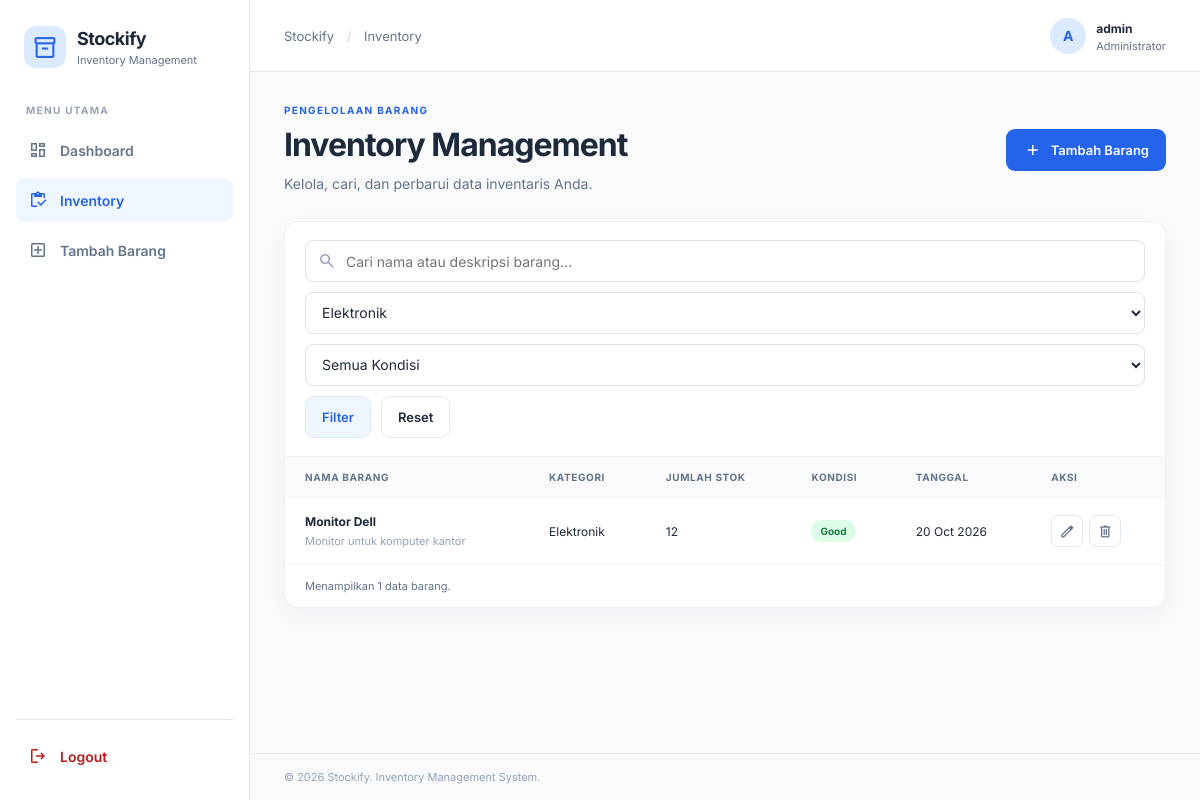
/barang.php?category=Elektronik (signed in), run on the app's committed database.
### tables this page shows
CREATE TABLE IF NOT EXISTS items (
    id INT UNSIGNED AUTO_INCREMENT PRIMARY KEY,
    item_name VARCHAR(150) NOT NULL,
    category VARCHAR(100) NOT NULL,
    quantity INT UNSIGNED NOT NULL DEFAULT 0,
    condition_status ENUM('Good', 'Needs Repair', 'Damaged') NOT NULL DEFAULT 'Good',
    description TEXT NULL,
    created_at TIMESTAMP DEFAULT CURRENT_TIMESTAMP,
    updated_at TIMESTAMP DEFAULT CURRENT_TIMESTAMP ON UPDATE CURRENT_TIMESTAMP
);

### barang.php (the view, shortened to what this page needs)
<?php
require_once 'config/database.php';
$search = trim($_GET['q'] ?? '');
$category = trim($_GET['category'] ?? '');
$sql = 'SELECT * FROM items WHERE 1=1';
$params = [];
if ($category !== '') { $sql .= ' AND category = ?'; $params[] = $category; }
$sql .= ' ORDER BY created_at DESC, id DESC';
$stmt = $pdo->prepare($sql);
$stmt->execute($params);
$items = $stmt->fetchAll();
$categories = $pdo->query("SELECT DISTINCT category FROM items WHERE category <> '' ORDER BY category")->fetchAll(PDO::FETCH_COLUMN);
require 'includes/header.php';
?>
<section class="page-heading">
    <div><p class="eyebrow">PENGELOLAAN BARANG</p><h1>Inventory Management</h1><p>Kelola, cari, dan perbarui data inventaris Anda.</p></div>
    <a href="tambah_barang.php" class="btn btn-primary"><span class="material-symbols-outlined">add</span>Tambah Barang</a>
</section>
<section class="panel">
    <form method="get" class="filters">
        <div class="search-field"><span class="material-symbols-outlined">search</span><input type="search" name="q" value="<?= htmlspecialchars($search) ?>" placeholder="Cari nama atau deskripsi barang..."></div>
        <select name="category" aria-label="Filter kategori"><option value="">Semua Kategori</option><?php foreach ($categories as $cat): ?><option value="<?= htmlspecialchars($cat) ?>" <?= $category === $cat ? 'selected' : '' ?>><?= htmlspecialchars($cat) ?></option><?php endforeach; ?></select>
        <select name="condition" aria-label="Filter kondisi"><option value="">Semua Kondisi</option></select>
        <button class="btn btn-secondary" type="submit">Filter</button>
        <a class="btn btn-ghost" href="barang.php">Reset</a>
    </form>
    <?php if (!$items): ?>
        <div class="empty-state"><span class="material-symbols-outlined">inventory</span><h3>Barang tidak ditemukan</h3><p>Coba ubah kata kunci atau tambahkan data barang baru.</p><a href="tambah_barang.php" class="btn btn-primary">Tambah Barang</a></div>
    <?php else: ?>
    <div class="table-wrap"><table><thead><tr><th>Nama Barang</th><th>Kategori</th><th>Jumlah Stok</th><th>Kondisi</th><th>Tanggal</th><th>Aksi</th></tr></thead><tbody>
    <?php foreach ($items as $item): ?>
    <tr>
        <td><strong><?= htmlspecialchars($item['item_name']) ?></strong><small class="table-sub"><?= htmlspecialchars($item['description'] ?: 'Tidak ada deskripsi') ?></small></td>
        <td><?= htmlspecialchars($item['category']) ?></td><td><?= number_format((int)$item['quantity']) ?></td>
        <td><span class="status status-<?= strtolower(str_replace(' ', '-', $item['condition_status'])) ?>"><?= htmlspecialchars($item['condition_status']) ?></span></td>
        <td><?= date('d M Y', strtotime($item['created_at'])) ?></td>
        <td><div class="actions"><a class="icon-button" href="edit_barang.php?id=<?= (int)$item['id'] ?>" title="Edit"><span class="material-symbols-outlined">edit</span></a><form method="post" action="hapus_barang.php" data-confirm="Yakin ingin menghapus barang ini?"><input type="hidden" name="id" value="<?= (int)$item['id'] ?>"><button class="icon-button danger" type="submit" title="Hapus"><span class="material-symbols-outlined">delete</span></button></form></div></td>
    </tr>
    <?php endforeach; ?>
    </tbody></table></div>
    <div class="table-bottom">Menampilkan <?= count($items) ?> data barang.</div>
    <?php endif; ?>
</section>
<?php require 'includes/footer.php'; ?>

### assets/css/style.css (style rules this page uses)
:root { --primary: #2563eb; --primary-dark: #1d4ed8; --ink: #1e293b; --muted: #64748b; --line: #e2e8f0; --surface: #ffffff; --background: #f8fafc; --green: #15803d; --orange: #b45309; --red: #b91c1c; --radius: 14px; --shadow: 0 8px 24px rgba(15, 23, 42, .04); }
* { box-sizing: border-box; }
body { margin: 0; font-family: Inter, Arial, sans-serif; background: var(--background); color: var(--ink); font-size: 14px; }
a { color: inherit; text-decoration: none; }
button, input, select, textarea { font: inherit; }
button, a, input, select, textarea { -webkit-tap-highlight-color: transparent; }
.material-symbols-outlined { font-size: 20px; vertical-align: middle; }
.nav-label, .eyebrow { color: #94a3b8; font-size: 10px; font-weight: 700; letter-spacing: 1.3px; }
.page-heading { display: flex; align-items: center; justify-content: space-between; gap: 20px; margin-bottom: 26px; }
.eyebrow { margin: 0 0 9px; color: var(--primary); }
h1, h2, h3, p { margin-top: 0; }
h1 { margin-bottom: 9px; font-size: clamp(25px, 3vw, 32px); letter-spacing: -1px; }
.page-heading p:not(.eyebrow) { color: var(--muted); margin-bottom: 0; line-height: 1.6; }
.btn { display: inline-flex; justify-content: center; align-items: center; gap: 8px; min-height: 42px; padding: 0 16px; border: 1px solid transparent; border-radius: 9px; font-weight: 600; font-size: 13px; cursor: pointer; transition: .2s ease; white-space: nowrap; }
.btn-primary { background: var(--primary); color: white; }
.btn-secondary { background: #eff6ff; border-color: #dbeafe; color: var(--primary); }
.btn-ghost { background: white; color: var(--ink); border-color: var(--line); }
.stat-card, .panel { background: var(--surface); border: 1px solid #edf1f5; border-radius: var(--radius); box-shadow: var(--shadow); }
.panel { overflow: hidden; margin-bottom: 24px; }
.table-wrap { width: 100%; overflow-x: auto; }
table { width: 100%; border-collapse: collapse; text-align: left; white-space: nowrap; }
th { padding: 14px 20px; background: #f8fafc; color: #64748b; font-size: 10px; letter-spacing: .6px; text-transform: uppercase; font-weight: 700; }
td { padding: 16px 20px; border-top: 1px solid #f1f5f9; font-size: 12px; }
td strong { display: block; font-size: 12px; }
.table-sub { display: block; margin-top: 5px; color: #94a3b8; font-size: 11px; max-width: 250px; overflow: hidden; text-overflow: ellipsis; }
.status { display: inline-flex; padding: 5px 9px; border-radius: 99px; font-size: 10px; font-weight: 700; }
.status-good { color: #15803d; background: #dcfce7; }
.actions { display: flex; align-items: center; gap: 6px; }
.actions form { display: inline-flex; margin: 0; }
.icon-button { display: inline-grid; place-items: center; width: 32px; height: 32px; border: 1px solid var(--line); background: white; border-radius: 7px; color: var(--muted); cursor: pointer; }
.icon-button .material-symbols-outlined { font-size: 17px; }
.table-bottom { padding: 14px 20px; border-top: 1px solid #f1f5f9; color: var(--muted); font-size: 11px; }
.filters { display: flex; flex-wrap: wrap; align-items: center; gap: 10px; padding: 18px 20px; border-bottom: 1px solid #f1f5f9; }
.search-field { position: relative; flex: 1 1 230px; }
.search-field > span { position: absolute; left: 12px; top: 50%; transform: translateY(-50%); color: #94a3b8; }
.search-field input { padding-left: 40px; width: 100%; }
input, select, textarea { min-height: 42px; padding: 10px 12px; background: white; border: 1px solid #dbe2ea; border-radius: 8px; color: var(--ink); outline: none; width: 100%; }
select { cursor: pointer; }

### data on the page
items: item_name "Monitor Dell", description "Monitor untuk komputer kantor", category "Elektronik", quantity "12", condition_status "Good", created_at "20 Oct 2026"

### other printed values
$pageTitle "Inventory"
substr($_SESSION['admin_username'] ?? 'A', 0, 1) "A"
$_SESSION['admin_username'] "admin"
count($items) "1"
form field category "Elektronik"
